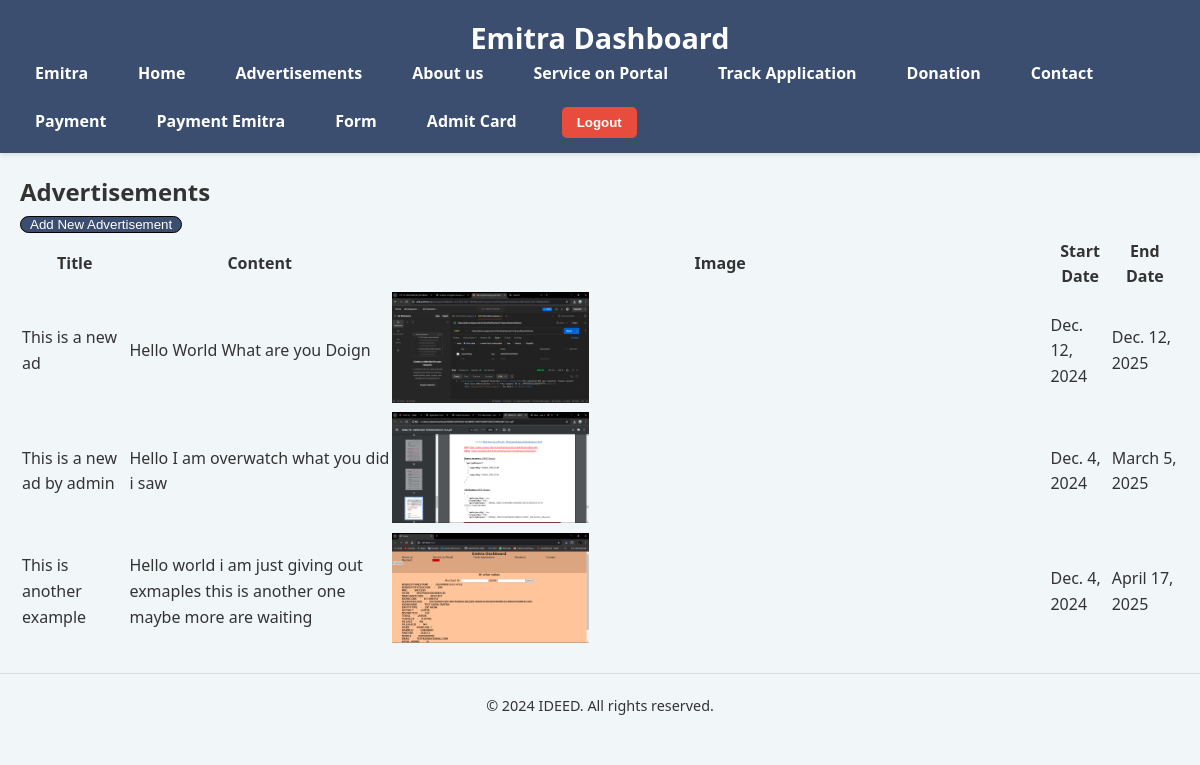
/advertisements/ (signed in), run on the app's committed database.
### user/models.py (models this page shows, shortened)
class Advertisement(models.Model):
    title = models.CharField(max_length=100)
    content = models.TextField()
    image = models.ImageField(upload_to='advertisements/', blank=True, null=True)
    start_date = models.DateField()
    end_date = models.DateField()

### user/views.py (the view)
# urls.py: path('advertisements/', views.advertisement_list, name='advertisement_list'),
@login_required
def advertisement_list(request):
    advertisements = models.Advertisement.objects.all()
    return render(request, 'advertisements/advertisement_list.html', {'advertisements': advertisements})

### templates/advertisements/advertisement_list.html
{% extends 'base.html' %}
{% block main %}
<h2>Advertisements</h2>
<button style="background-color: #3b4e70; border: 1px solid black; border-radius: 10px;">
    <a style="text-decoration: none; color: white; padding: 9px;" href="{% url 'add_advertisement' %}">Add New Advertisement</a>
</button>
<table class="advertisement-table">
    <thead>
        <tr>
            <th>Title</th>
            <th>Content</th>
            <th>Image</th>
            <th>Start Date</th>
            <th>End Date</th>
        </tr>
    </thead>
    <tbody>
        {% for ad in advertisements %}
            <tr>
                <td class="ad-title">{{ ad.title }}</td>
                <td class="ad-content">{{ ad.content }}</td>
                <td class="ad-image">
                    {% if ad.image %}
                        <img src="{{ ad.image.url }}" alt="{{ ad.title }}" width="30%">
                    {% else %}
                        No image
                    {% endif %}
                </td>
                <td class="ad-date">{{ ad.start_date }}</td>
                <td class="ad-date">{{ ad.end_date }}</td>
            </tr>
        {% endfor %}
    </tbody>
</table>
{% endblock %}

### static/css/base.css (style rules this page uses)
* { margin: 0; padding: 0; box-sizing: border-box; }
body { font-family: 'Segoe UI', Tahoma, Geneva, Verdana, sans-serif; background-color: #f1f6f9; color: #333; line-height: 1.6; overflow-x: hidden; }

### data on the page
Advertisement: title "This is a new ad", content "Hello World What are you Doign", image (picture), start_date "Dec. 12, 2024", end_date "Dec. 12, 2025"
Advertisement: title "This is a new ad by admin", content "Hello I am overwatch what you did i saw", image (picture), start_date "Dec. 4, 2024", end_date "March 5, 2025"
Advertisement: title "This is another example", content "Hello world i am just giving out exmaples this is another one maybe more are waiting", image (picture), start_date "Dec. 4, 2024", end_date "April 17, 2025"
